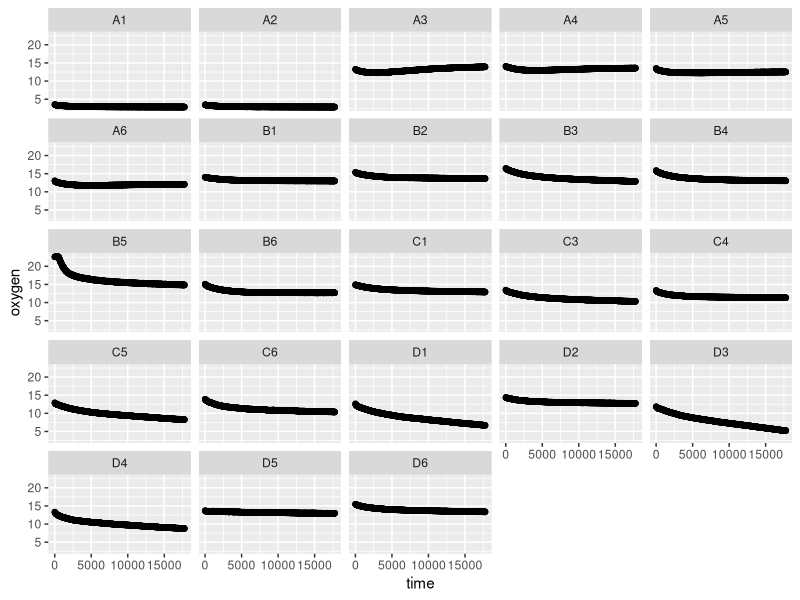
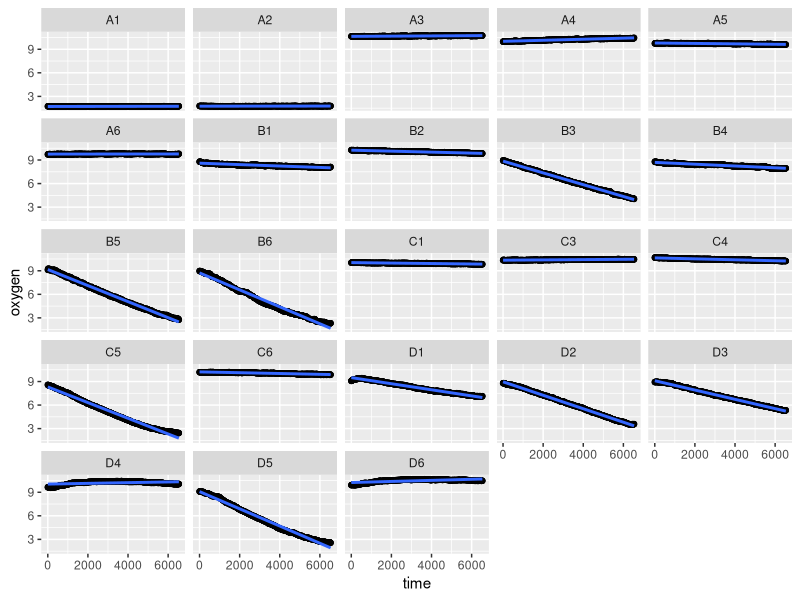
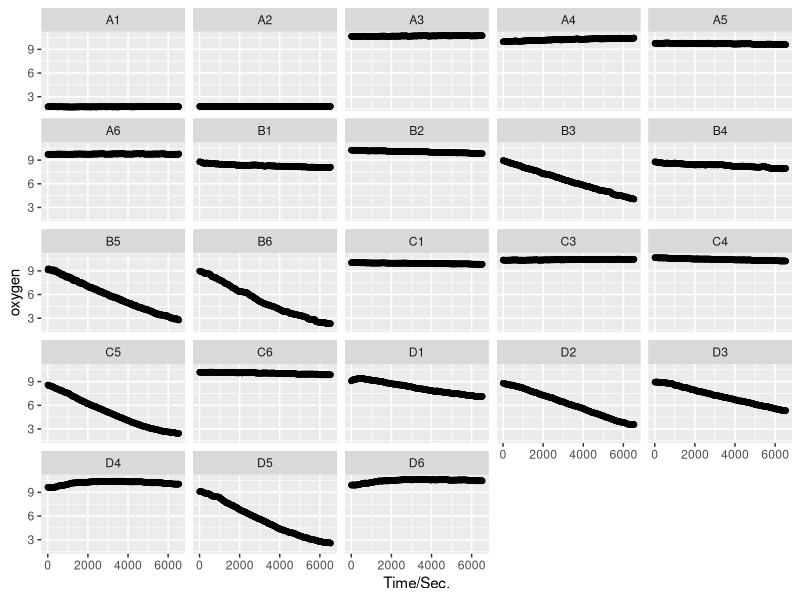
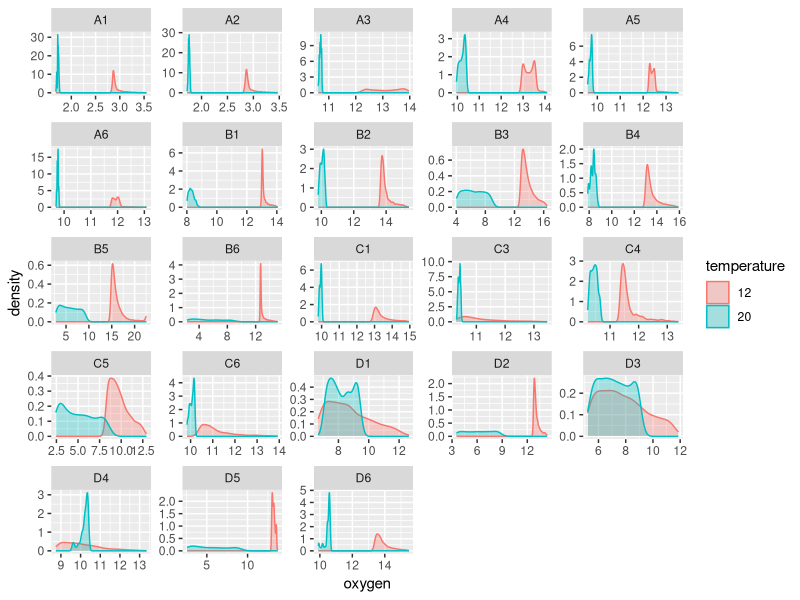
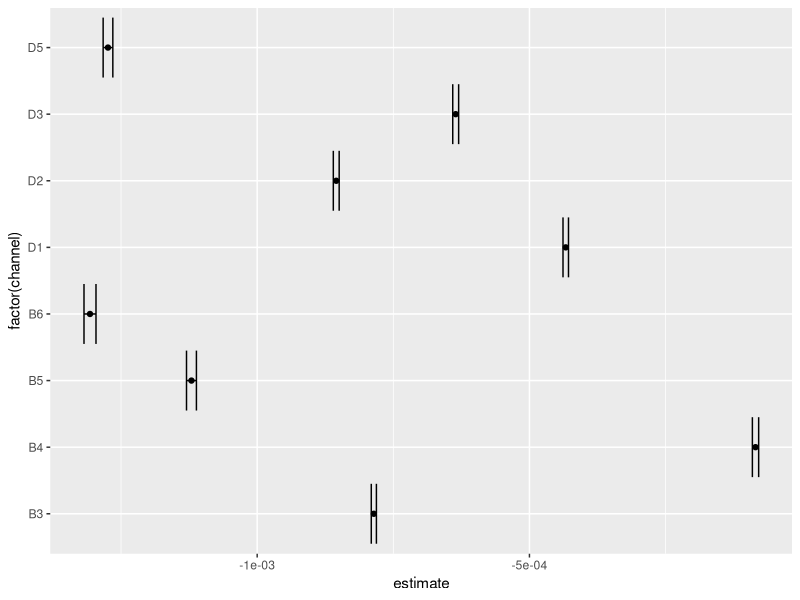
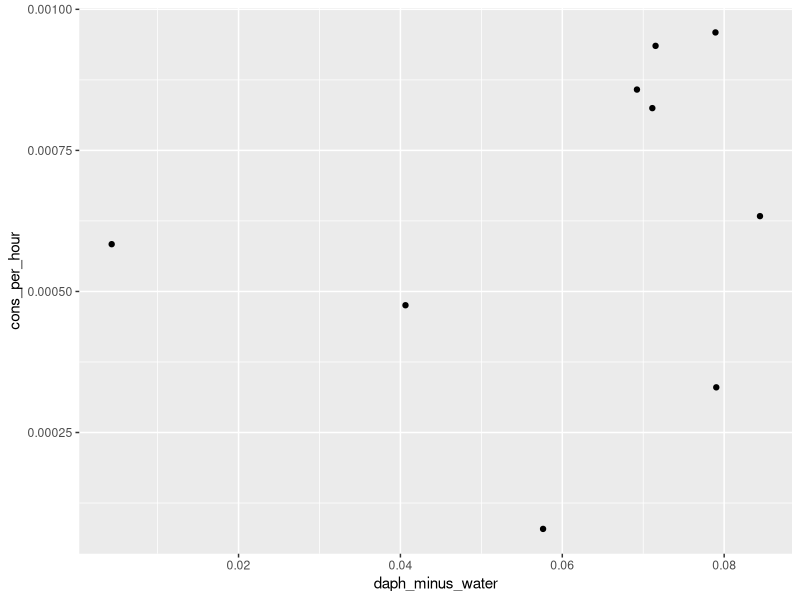

Recreate these plots in R, in order.

#### Load libraries
library(readr)
library(ggplot2)
library(tidyr)
library(dplyr)
library(broom)

#### Import data
resp12 <- read_csv("respirometry-data/daph_resp_april29.csv")
resp20 <- read_csv("respirometry-data/daph_resp_april28.csv")
resp20_weights <- read_csv("respirometry-data/Daph_resp_weights_April28.csv")


#### Turn into long form
resp.long12 <- gather(resp12, channel, oxygen, 3:25)
resp.long20 <- gather(resp20, channel, oxygen, 3:25)

#### create new column with test temperature
resp.long20$temperature <- 20
resp.long12$temperature <- 12

#### fiddle with the time column so that it's reported in seconds, as a numeric variable
## this is going to be the dependent variable in my regressions
resp.long20$time <- as.numeric(resp.long20$`Time/Sec.`)
resp.long12$time <- as.numeric(resp.long12$`Time/Sec.`)


#### merge the two datasets
resp <- bind_rows(resp.long20, resp.long12)
resp$temperature <- as.factor(resp$temperature)

#### Plots
ggplot(data = resp.long12, aes(x = time, y = oxygen)) + geom_point() + facet_wrap( ~ channel)
ggplot(data = resp.long20, aes(x = time, y = oxygen)) + geom_point() +
	stat_summary(fun.y= "mean", geom = "point") +
	geom_smooth(method = 'lm') + 
	facet_wrap( ~ channel)


resp.long20 %>% 
ggplot(data = ., aes(x = `Time/Sec.`, y = oxygen)) + geom_point() + facet_wrap( ~ channel)


#### Density plot of de-oxygenated water, to compare the readings at 12 and 20C
resp %>% 
	ggplot(data = ., aes(x=oxygen)) + geom_density(aes(group=temperature, colour=temperature, fill=temperature), alpha=0.3) + facet_wrap( ~ channel, scales = "free")



#### Calculate slopes to get oxygen consumption (here for 20C run only)
control.slopes <- resp.long20 %>% 
	filter(channel %in% c("A3", "A4", "A5", "A6")) %>% ## I'm filtering out only the A row, b/c these were my plain COMBO wells
	group_by(channel) %>% 
	filter(time < 3600 & time > 300) %>% ## here I filter out the chunk of time between 5 minutes and one hour
	do(tidy(lm(oxygen ~ time, data = .), conf.int = TRUE)) %>% ## here I fit a linear model of oxygen concentration as a function of time, for each well
	filter(term != "(Intercept)") %>% ## get rid of the intercept estimate
	summarise(mean.slope = mean(estimate)) ## create a new column for the mean slope

mean.control.slope <- mean(control.slopes$mean.slope) ## calculate the mean control slope

#### Calculate and manipulate daphnia respiration slopes (want to eventually end up in units of mg O2/hr)
slopes <- resp.long20 %>% 
	filter(channel %in% c("D1", "D2", "D3", "D5", "B3", "B4", "B5", "B6", "C5")) %>% ## pull out the wells where it looks like the measurements worked
	group_by(channel) %>% 
	filter(time < 3600 & time > 300) %>% ## select time chunk
	do(tidy(lm(oxygen ~ time, data = .), conf.int = TRUE)) %>% ## fit linear models, grouped by channel
	filter(term != "(Intercept)") %>% ## get rid of intercept term
	## create new variable, called "microbe.corr.slope" in which I subtract the mean of the COMBO only slopes, correcting for microbial respiration
	## now units are mg O2 / L*s
	mutate(microbe.corr.slope = estimate - mean.control.slope) %>% 
	## now multiply the mg O2 /L*s by 0.0002L, which is the volume of the wells, and by 3600s, to convert my metric in seconds to hours
	## and finally, multiply by -1 to convert negative concentrations to a positive respiration value
	## units should now be mg O2/hr
	mutate(cons_per_hour = ((microbe.corr.slope * 0.0002 *3600) * -1)) 

#### Bring in the Daphnia weights, left join with the slope estimates
mass_slopes <- left_join(slopes, resp20_weights, by = "channel")

#### Get mass-specific respiration rates
## take the respiration rates (in mg O2/hr) and divide by daphnia weights
mass_slopes %>% 
	mutate(mass.corr.cons = (cons_per_hour/daph_minus_water)) %>% View


#### Visualize the slopes estimates in a coefficient plot
resp.long20 %>% 
	filter(channel %in% c("D1", "D2", "D3", "D5", "B3", "B4", "B5", "B6")) %>% 
	group_by(channel) %>% 
	filter(time < 3600 & time > 300) %>% 
	do(tidy(lm(oxygen ~ time, data = .), conf.int = TRUE)) %>%
	filter(term != "(Intercept)") %>% 
	ggplot(aes(y = estimate, x = factor(channel))) + geom_point() + 
	coord_flip() +
	geom_vline(xintercept = 0) +
	geom_errorbar(aes(ymin = conf.low, ymax = conf.high)) 


mass_slopes %>% 
	filter(daph_minus_water < 0.3) %>% 
	ggplot(aes(x = daph_minus_water, y = cons_per_hour)) + geom_point()